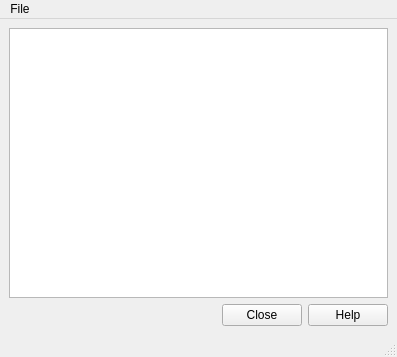
<?xml version="1.0" encoding="UTF-8"?>
<ui version="4.0">
 <class>MainWindow</class>
 <widget class="QMainWindow" name="MainWindow">
  <property name="geometry">
   <rect>
    <x>0</x>
    <y>0</y>
    <width>397</width>
    <height>357</height>
   </rect>
  </property>
  <property name="minimumSize">
   <size>
    <width>397</width>
    <height>357</height>
   </size>
  </property>
  <property name="windowTitle">
   <string>MainWindow</string>
  </property>
  <property name="windowIcon">
   <iconset resource="Task-1.qrc">
    <normaloff>:/img/icon-256.png</normaloff>:/img/icon-256.png</iconset>
  </property>
  <widget class="QWidget" name="centralwidget">
   <layout class="QGridLayout" name="gridLayout">
    <item row="0" column="0">
     <widget class="QTextEdit" name="textEdit"/>
    </item>
    <item row="1" column="0">
     <widget class="QDialogButtonBox" name="buttonBox">
      <property name="standardButtons">
       <set>QDialogButtonBox::Close|QDialogButtonBox::Help</set>
      </property>
     </widget>
    </item>
   </layout>
  </widget>
  <widget class="QMenuBar" name="menubar">
   <property name="geometry">
    <rect>
     <x>0</x>
     <y>0</y>
     <width>397</width>
     <height>25</height>
    </rect>
   </property>
   <widget class="QMenu" name="menuFile">
    <property name="title">
     <string>File</string>
    </property>
    <addaction name="actionNew"/>
    <addaction name="actionLoad"/>
    <addaction name="actionSave"/>
    <addaction name="separator"/>
    <addaction name="actionExit"/>
   </widget>
   <addaction name="menuFile"/>
  </widget>
  <widget class="QStatusBar" name="statusbar"/>
  <action name="actionNew">
   <property name="text">
    <string>New</string>
   </property>
  </action>
  <action name="actionLoad">
   <property name="text">
    <string>Load file</string>
   </property>
  </action>
  <action name="actionSave">
   <property name="text">
    <string>Save file</string>
   </property>
  </action>
  <action name="actionExit">
   <property name="text">
    <string>Exit</string>
   </property>
  </action>
 </widget>
 <resources>
  <include location="Task-1.qrc"/>
 </resources>
 <connections/>
</ui>
